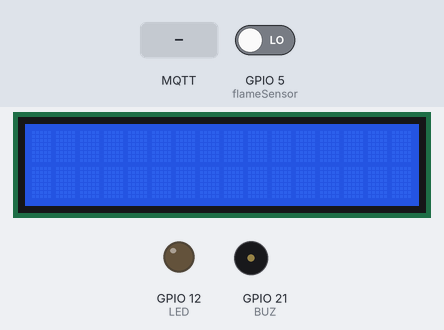
Simulated run of this sketch. Board: ESP32. On the bench: 16×2 character LCD, output pins drawn as LEDs (lit = HIGH), buzzer (waves = sounding, pin HIGH). The test bench sets the inputs (shaded band); at power-on: GPIO 5 (flameSensor) LOW. WiFi joins after 1.5 s; servers stay silent unless stated; no MQTT or app messages arrive unless stated; what the sketch prints to the serial monitor is not drawn.

Above: at 2.7 s.
2.8 s: GPIO 5 (flameSensor) driven HIGH
At 5.8 s:
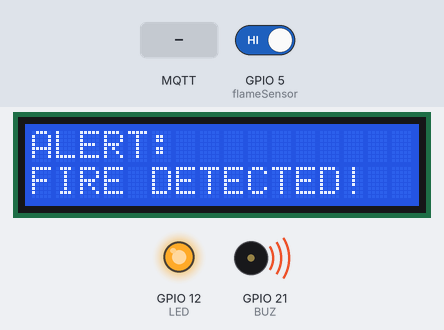
6.5 s: MQTT message "forest/iot/alert" arrives on the first subscribed topic
8.0 s: MQTT message "FIRE_OFF" arrives on the first subscribed topic
9.5 s: MQTT message "forest/iot/sensors" arrives on the first subscribed topic
Timing chart, 0 to 12.0 s (numbered marks = the images above; inputs shaded):
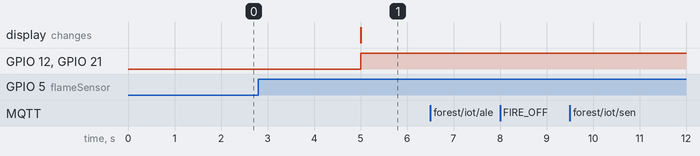

Measured:
- after the input at 2.8 s, GPIO 12 (LED), GPIO 21 (BUZ): LOW → HIGH after 2.2 s; the display: changes after 2.2 s (image 1)
- after the input at 6.5 s, every drawn part: stays the same
- after the input at 8.0 s, every drawn part: stays the same
- after the input at 9.5 s, every drawn part: stays the same

The sketch:

IoTForestSensor.ino
```cpp
#include <WiFi.h>
#include <PubSubClient.h>
#include <Wire.h>
#include <LiquidCrystal.h>
#include <ArduinoJson.h>

#define BUZ 21
#define LED 12
const int flameSensor = 5;
// Replace the next variables with your SSID/Password combination
const char* ssid = "*****";
const char* password = "*****";

// Add your MQTT Broker IP address, example:
const char* mqtt_server = "192.168.1.184";
const int mqtt_port = 1883;

WiFiClient espClient;
PubSubClient client(espClient);
LiquidCrystal lcd(19, 23, 18, 17, 16, 15);
StaticJsonDocument<256> forest;

long lastMsg = 0;
char msg[50];
char out[128];

void setup() {

  Serial.begin(115200);
  lcd.begin(16, 2);
  pinMode(LED, OUTPUT);
  pinMode(BUZ, OUTPUT);
  pinMode(flameSensor, INPUT);

  setup_wifi();
  client.setServer(mqtt_server, mqtt_port);
  client.setCallback(callback);
}

void setup_wifi() {
  delay(10);
  // We start by connecting to a WiFi network
  Serial.println();
  Serial.print("Connecting to ");
  Serial.println(ssid);

  WiFi.begin(ssid, password);

  while (WiFi.status() != WL_CONNECTED) {
    delay(500);
    Serial.print(".");
  }

  Serial.println("");
  Serial.println("WiFi connected");
  Serial.println("IP address: ");
  Serial.println(WiFi.localIP());
}

void callback(char* topic, byte* message, unsigned int length) {
  Serial.print("Message arrived on topic: ");
  Serial.print(topic);
  Serial.print(". Message: ");
  String messageTemp;

  for (int i = 0; i < length; i++) {
    Serial.print((char)message[i]);
    messageTemp += (char)message[i];
  }
  Serial.println();

  if (String(topic) == "forest/iot/alert") {
    deserializeJson(forest, messageTemp);
    String sensor = forest["sensor"];
    if (sensor == "FIRE_OFF") {
      Serial.print("FIRE EXTINGUISHED!");
      lcd.clear();
      lcd.setCursor(0, 0);
      lcd.print("FIRE EXTINGUISHED!");
      digitalWrite(BUZ, LOW);
      digitalWrite(LED, LOW);
    }
  }
  else if (String(topic) == "forest/iot/sensors") {
    deserializeJson(forest, messageTemp);
    String sensor = forest["sensor"];
    if (sensor == "FIRE_ON") {
      Serial.print("FIRE DETECTED!");
      lcd.clear();
      lcd.setCursor(0, 0);
      lcd.print("FIRE DETECTED!");
      digitalWrite(BUZ, HIGH);
      digitalWrite(LED, HIGH);
    }
  }
}

void reconnect() {
  // Loop until we're reconnected
  while (!client.connected()) {
    Serial.print("Attempting MQTT connection...");
    // Attempt to connect
    if (client.connect("IoT-Forest-Sensors ")) {
      Serial.println("connected");
      // Subscribe
      client.subscribe("forest/iot/alert");
    } else {
      Serial.print("failed, rc=");
      Serial.print(client.state());
      Serial.println(" try again in 5 seconds");
      // Wait 5 seconds before retrying
      delay(5000);
    }
  }
}
void loop() {
  if (!client.connected()) {
    reconnect();
  }
  client.loop();

  long now = millis();
  if (now - lastMsg > 5000) {
    lastMsg = now;

    // Read from flame sensor
    int flame = digitalRead(flameSensor);

    if (flame == 1) {
      Serial.print("FIRE DETECTED!");
      lcd.clear();
      lcd.setCursor(0, 0);
      lcd.print("ALERT: ");
      lcd.setCursor(0, 1);
      lcd.print("FIRE DETECTED!");

      digitalWrite(BUZ, HIGH);
      digitalWrite(LED, HIGH);

      //char fireString[8] = "FIRE_ON";
      forest["sensor"] = "FIRE_ON";

      JsonArray data = forest.createNestedArray("position");
      data.add(47.397606);
      data.add(8.543060);
      // Generate the minified JSON and send it to the Serial port.
//      char out[128];
      serializeJson(forest, out);
      client.publish("forest/iot/fire", out);
    }
    memset(out, 0, sizeof(out));

  }
}
```
